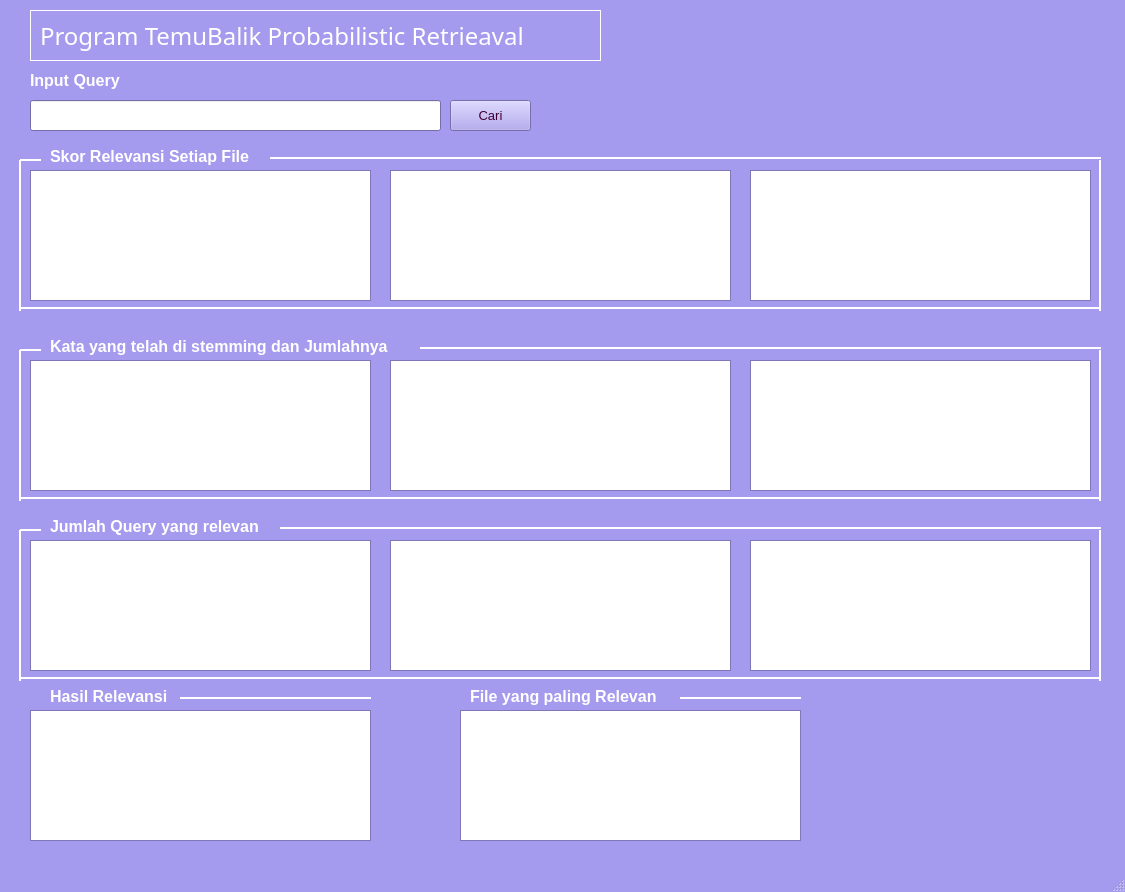
<?xml version="1.0" encoding="UTF-8"?>
<ui version="4.0">
 <class>MainWindow</class>
 <widget class="QMainWindow" name="MainWindow">
  <property name="geometry">
   <rect>
    <x>0</x>
    <y>0</y>
    <width>1125</width>
    <height>892</height>
   </rect>
  </property>
  <property name="palette">
   <palette>
    <active>
     <colorrole role="WindowText">
      <brush brushstyle="SolidPattern">
       <color alpha="255">
        <red>255</red>
        <green>255</green>
        <blue>255</blue>
       </color>
      </brush>
     </colorrole>
     <colorrole role="Button">
      <brush brushstyle="SolidPattern">
       <color alpha="255">
        <red>164</red>
        <green>154</green>
        <blue>238</blue>
       </color>
      </brush>
     </colorrole>
     <colorrole role="Light">
      <brush brushstyle="SolidPattern">
       <color alpha="255">
        <red>255</red>
        <green>255</green>
        <blue>255</blue>
       </color>
      </brush>
     </colorrole>
     <colorrole role="Midlight">
      <brush brushstyle="SolidPattern">
       <color alpha="255">
        <red>209</red>
        <green>204</green>
        <blue>246</blue>
       </color>
      </brush>
     </colorrole>
     <colorrole role="Dark">
      <brush brushstyle="SolidPattern">
       <color alpha="255">
        <red>82</red>
        <green>77</green>
        <blue>119</blue>
       </color>
      </brush>
     </colorrole>
     <colorrole role="Mid">
      <brush brushstyle="SolidPattern">
       <color alpha="255">
        <red>109</red>
        <green>103</green>
        <blue>159</blue>
       </color>
      </brush>
     </colorrole>
     <colorrole role="Text">
      <brush brushstyle="SolidPattern">
       <color alpha="255">
        <red>0</red>
        <green>0</green>
        <blue>0</blue>
       </color>
      </brush>
     </colorrole>
     <colorrole role="BrightText">
      <brush brushstyle="SolidPattern">
       <color alpha="255">
        <red>255</red>
        <green>255</green>
        <blue>255</blue>
       </color>
      </brush>
     </colorrole>
     <colorrole role="ButtonText">
      <brush brushstyle="SolidPattern">
       <color alpha="255">
        <red>67</red>
        <green>0</green>
        <blue>50</blue>
       </color>
      </brush>
     </colorrole>
     <colorrole role="Base">
      <brush brushstyle="SolidPattern">
       <color alpha="255">
        <red>255</red>
        <green>255</green>
        <blue>255</blue>
       </color>
      </brush>
     </colorrole>
     <colorrole role="Window">
      <brush brushstyle="SolidPattern">
       <color alpha="255">
        <red>164</red>
        <green>154</green>
        <blue>238</blue>
       </color>
      </brush>
     </colorrole>
     <colorrole role="Shadow">
      <brush brushstyle="SolidPattern">
       <color alpha="255">
        <red>0</red>
        <green>0</green>
        <blue>0</blue>
       </color>
      </brush>
     </colorrole>
     <colorrole role="AlternateBase">
      <brush brushstyle="SolidPattern">
       <color alpha="255">
        <red>209</red>
        <green>204</green>
        <blue>246</blue>
       </color>
      </brush>
     </colorrole>
     <colorrole role="ToolTipBase">
      <brush brushstyle="SolidPattern">
       <color alpha="255">
        <red>255</red>
        <green>255</green>
        <blue>220</blue>
       </color>
      </brush>
     </colorrole>
     <colorrole role="ToolTipText">
      <brush brushstyle="SolidPattern">
       <color alpha="255">
        <red>0</red>
        <green>0</green>
        <blue>0</blue>
       </color>
      </brush>
     </colorrole>
     <colorrole role="PlaceholderText">
      <brush brushstyle="SolidPattern">
       <color alpha="128">
        <red>0</red>
        <green>0</green>
        <blue>0</blue>
       </color>
      </brush>
     </colorrole>
    </active>
    <inactive>
     <colorrole role="WindowText">
      <brush brushstyle="SolidPattern">
       <color alpha="255">
        <red>255</red>
        <green>255</green>
        <blue>255</blue>
       </color>
      </brush>
     </colorrole>
     <colorrole role="Button">
      <brush brushstyle="SolidPattern">
       <color alpha="255">
        <red>164</red>
        <green>154</green>
        <blue>238</blue>
       </color>
      </brush>
     </colorrole>
     <colorrole role="Light">
      <brush brushstyle="SolidPattern">
       <color alpha="255">
        <red>255</red>
        <green>255</green>
        <blue>255</blue>
       </color>
      </brush>
     </colorrole>
     <colorrole role="Midlight">
      <brush brushstyle="SolidPattern">
       <color alpha="255">
        <red>209</red>
        <green>204</green>
        <blue>246</blue>
       </color>
      </brush>
     </colorrole>
     <colorrole role="Dark">
      <brush brushstyle="SolidPattern">
       <color alpha="255">
        <red>82</red>
        <green>77</green>
        <blue>119</blue>
       </color>
      </brush>
     </colorrole>
     <colorrole role="Mid">
      <brush brushstyle="SolidPattern">
       <color alpha="255">
        <red>109</red>
        <green>103</green>
        <blue>159</blue>
       </color>
      </brush>
     </colorrole>
     <colorrole role="Text">
      <brush brushstyle="SolidPattern">
       <color alpha="255">
        <red>0</red>
        <green>0</green>
        <blue>0</blue>
       </color>
      </brush>
     </colorrole>
     <colorrole role="BrightText">
      <brush brushstyle="SolidPattern">
       <color alpha="255">
        <red>255</red>
        <green>255</green>
        <blue>255</blue>
       </color>
      </brush>
     </colorrole>
     <colorrole role="ButtonText">
      <brush brushstyle="SolidPattern">
       <color alpha="255">
        <red>67</red>
        <green>0</green>
        <blue>50</blue>
       </color>
      </brush>
     </colorrole>
     <colorrole role="Base">
      <brush brushstyle="SolidPattern">
       <color alpha="255">
        <red>255</red>
        <green>255</green>
        <blue>255</blue>
       </color>
      </brush>
     </colorrole>
     <colorrole role="Window">
      <brush brushstyle="SolidPattern">
       <color alpha="255">
        <red>164</red>
        <green>154</green>
        <blue>238</blue>
       </color>
      </brush>
     </colorrole>
     <colorrole role="Shadow">
      <brush brushstyle="SolidPattern">
       <color alpha="255">
        <red>0</red>
        <green>0</green>
        <blue>0</blue>
       </color>
      </brush>
     </colorrole>
     <colorrole role="AlternateBase">
      <brush brushstyle="SolidPattern">
       <color alpha="255">
        <red>209</red>
        <green>204</green>
        <blue>246</blue>
       </color>
      </brush>
     </colorrole>
     <colorrole role="ToolTipBase">
      <brush brushstyle="SolidPattern">
       <color alpha="255">
        <red>255</red>
        <green>255</green>
        <blue>220</blue>
       </color>
      </brush>
     </colorrole>
     <colorrole role="ToolTipText">
      <brush brushstyle="SolidPattern">
       <color alpha="255">
        <red>0</red>
        <green>0</green>
        <blue>0</blue>
       </color>
      </brush>
     </colorrole>
     <colorrole role="PlaceholderText">
      <brush brushstyle="SolidPattern">
       <color alpha="128">
        <red>0</red>
        <green>0</green>
        <blue>0</blue>
       </color>
      </brush>
     </colorrole>
    </inactive>
    <disabled>
     <colorrole role="WindowText">
      <brush brushstyle="SolidPattern">
       <color alpha="255">
        <red>82</red>
        <green>77</green>
        <blue>119</blue>
       </color>
      </brush>
     </colorrole>
     <colorrole role="Button">
      <brush brushstyle="SolidPattern">
       <color alpha="255">
        <red>164</red>
        <green>154</green>
        <blue>238</blue>
       </color>
      </brush>
     </colorrole>
     <colorrole role="Light">
      <brush brushstyle="SolidPattern">
       <color alpha="255">
        <red>255</red>
        <green>255</green>
        <blue>255</blue>
       </color>
      </brush>
     </colorrole>
     <colorrole role="Midlight">
      <brush brushstyle="SolidPattern">
       <color alpha="255">
        <red>209</red>
        <green>204</green>
        <blue>246</blue>
       </color>
      </brush>
     </colorrole>
     <colorrole role="Dark">
      <brush brushstyle="SolidPattern">
       <color alpha="255">
        <red>82</red>
        <green>77</green>
        <blue>119</blue>
       </color>
      </brush>
     </colorrole>
     <colorrole role="Mid">
      <brush brushstyle="SolidPattern">
       <color alpha="255">
        <red>109</red>
        <green>103</green>
        <blue>159</blue>
       </color>
      </brush>
     </colorrole>
     <colorrole role="Text">
      <brush brushstyle="SolidPattern">
       <color alpha="255">
        <red>82</red>
        <green>77</green>
        <blue>119</blue>
       </color>
      </brush>
     </colorrole>
     <colorrole role="BrightText">
      <brush brushstyle="SolidPattern">
       <color alpha="255">
        <red>255</red>
        <green>255</green>
        <blue>255</blue>
       </color>
      </brush>
     </colorrole>
     <colorrole role="ButtonText">
      <brush brushstyle="SolidPattern">
       <color alpha="255">
        <red>82</red>
        <green>77</green>
        <blue>119</blue>
       </color>
      </brush>
     </colorrole>
     <colorrole role="Base">
      <brush brushstyle="SolidPattern">
       <color alpha="255">
        <red>164</red>
        <green>154</green>
        <blue>238</blue>
       </color>
      </brush>
     </colorrole>
     <colorrole role="Window">
      <brush brushstyle="SolidPattern">
       <color alpha="255">
        <red>164</red>
        <green>154</green>
        <blue>238</blue>
       </color>
      </brush>
     </colorrole>
     <colorrole role="Shadow">
      <brush brushstyle="SolidPattern">
       <color alpha="255">
        <red>0</red>
        <green>0</green>
        <blue>0</blue>
       </color>
      </brush>
     </colorrole>
     <colorrole role="AlternateBase">
      <brush brushstyle="SolidPattern">
       <color alpha="255">
        <red>164</red>
        <green>154</green>
        <blue>238</blue>
       </color>
      </brush>
     </colorrole>
     <colorrole role="ToolTipBase">
      <brush brushstyle="SolidPattern">
       <color alpha="255">
        <red>255</red>
        <green>255</green>
        <blue>220</blue>
       </color>
      </brush>
     </colorrole>
     <colorrole role="ToolTipText">
      <brush brushstyle="SolidPattern">
       <color alpha="255">
        <red>0</red>
        <green>0</green>
        <blue>0</blue>
       </color>
      </brush>
     </colorrole>
     <colorrole role="PlaceholderText">
      <brush brushstyle="SolidPattern">
       <color alpha="128">
        <red>0</red>
        <green>0</green>
        <blue>0</blue>
       </color>
      </brush>
     </colorrole>
    </disabled>
   </palette>
  </property>
  <property name="windowTitle">
   <string>MainWindow</string>
  </property>
  <widget class="QWidget" name="centralwidget">
   <widget class="QLineEdit" name="lineEdit">
    <property name="geometry">
     <rect>
      <x>30</x>
      <y>100</y>
      <width>411</width>
      <height>31</height>
     </rect>
    </property>
   </widget>
   <widget class="QPushButton" name="pushButton">
    <property name="geometry">
     <rect>
      <x>450</x>
      <y>100</y>
      <width>81</width>
      <height>31</height>
     </rect>
    </property>
    <property name="font">
     <font>
      <pointsize>10</pointsize>
     </font>
    </property>
    <property name="text">
     <string>Cari</string>
    </property>
   </widget>
   <widget class="QTextBrowser" name="textBrowser">
    <property name="geometry">
     <rect>
      <x>30</x>
      <y>170</y>
      <width>341</width>
      <height>131</height>
     </rect>
    </property>
   </widget>
   <widget class="QTextBrowser" name="textBrowser_2">
    <property name="geometry">
     <rect>
      <x>390</x>
      <y>170</y>
      <width>341</width>
      <height>131</height>
     </rect>
    </property>
   </widget>
   <widget class="QTextBrowser" name="textBrowser_3">
    <property name="geometry">
     <rect>
      <x>750</x>
      <y>170</y>
      <width>341</width>
      <height>131</height>
     </rect>
    </property>
   </widget>
   <widget class="QTextBrowser" name="textBrowser_4">
    <property name="geometry">
     <rect>
      <x>460</x>
      <y>710</y>
      <width>341</width>
      <height>131</height>
     </rect>
    </property>
   </widget>
   <widget class="QTextBrowser" name="textBrowser_5">
    <property name="geometry">
     <rect>
      <x>30</x>
      <y>360</y>
      <width>341</width>
      <height>131</height>
     </rect>
    </property>
   </widget>
   <widget class="QTextBrowser" name="textBrowser_6">
    <property name="geometry">
     <rect>
      <x>390</x>
      <y>360</y>
      <width>341</width>
      <height>131</height>
     </rect>
    </property>
   </widget>
   <widget class="QTextBrowser" name="textBrowser_7">
    <property name="geometry">
     <rect>
      <x>750</x>
      <y>360</y>
      <width>341</width>
      <height>131</height>
     </rect>
    </property>
   </widget>
   <widget class="QTextBrowser" name="textBrowser_8">
    <property name="geometry">
     <rect>
      <x>30</x>
      <y>540</y>
      <width>341</width>
      <height>131</height>
     </rect>
    </property>
   </widget>
   <widget class="QTextBrowser" name="textBrowser_9">
    <property name="geometry">
     <rect>
      <x>390</x>
      <y>540</y>
      <width>341</width>
      <height>131</height>
     </rect>
    </property>
   </widget>
   <widget class="QTextBrowser" name="textBrowser_10">
    <property name="geometry">
     <rect>
      <x>750</x>
      <y>540</y>
      <width>341</width>
      <height>131</height>
     </rect>
    </property>
   </widget>
   <widget class="QTextBrowser" name="textBrowser_11">
    <property name="geometry">
     <rect>
      <x>30</x>
      <y>710</y>
      <width>341</width>
      <height>131</height>
     </rect>
    </property>
   </widget>
   <widget class="QLabel" name="label">
    <property name="geometry">
     <rect>
      <x>30</x>
      <y>70</y>
      <width>101</width>
      <height>21</height>
     </rect>
    </property>
    <property name="font">
     <font>
      <pointsize>12</pointsize>
      <weight>75</weight>
      <bold>true</bold>
     </font>
    </property>
    <property name="text">
     <string>Input Query</string>
    </property>
   </widget>
   <widget class="QLabel" name="label_2">
    <property name="geometry">
     <rect>
      <x>50</x>
      <y>146</y>
      <width>231</width>
      <height>20</height>
     </rect>
    </property>
    <property name="font">
     <font>
      <pointsize>12</pointsize>
      <weight>75</weight>
      <bold>true</bold>
     </font>
    </property>
    <property name="text">
     <string>Skor Relevansi Setiap File</string>
    </property>
   </widget>
   <widget class="QLabel" name="label_3">
    <property name="geometry">
     <rect>
      <x>50</x>
      <y>336</y>
      <width>381</width>
      <height>20</height>
     </rect>
    </property>
    <property name="font">
     <font>
      <pointsize>12</pointsize>
      <weight>75</weight>
      <bold>true</bold>
     </font>
    </property>
    <property name="text">
     <string>Kata yang telah di stemming dan Jumlahnya </string>
    </property>
   </widget>
   <widget class="QLabel" name="label_4">
    <property name="geometry">
     <rect>
      <x>50</x>
      <y>516</y>
      <width>241</width>
      <height>20</height>
     </rect>
    </property>
    <property name="font">
     <font>
      <pointsize>12</pointsize>
      <weight>75</weight>
      <bold>true</bold>
     </font>
    </property>
    <property name="text">
     <string>Jumlah Query yang relevan</string>
    </property>
   </widget>
   <widget class="QLabel" name="label_5">
    <property name="geometry">
     <rect>
      <x>50</x>
      <y>686</y>
      <width>141</width>
      <height>20</height>
     </rect>
    </property>
    <property name="font">
     <font>
      <pointsize>12</pointsize>
      <weight>75</weight>
      <bold>true</bold>
     </font>
    </property>
    <property name="text">
     <string>Hasil Relevansi </string>
    </property>
   </widget>
   <widget class="QLabel" name="label_6">
    <property name="geometry">
     <rect>
      <x>470</x>
      <y>686</y>
      <width>211</width>
      <height>20</height>
     </rect>
    </property>
    <property name="font">
     <font>
      <pointsize>12</pointsize>
      <weight>75</weight>
      <bold>true</bold>
     </font>
    </property>
    <property name="text">
     <string>File yang paling Relevan</string>
    </property>
   </widget>
   <widget class="QLabel" name="label_7">
    <property name="geometry">
     <rect>
      <x>40</x>
      <y>20</y>
      <width>561</width>
      <height>31</height>
     </rect>
    </property>
    <property name="font">
     <font>
      <family>Keep Calm</family>
      <pointsize>18</pointsize>
      <weight>50</weight>
      <bold>false</bold>
     </font>
    </property>
    <property name="text">
     <string>Program TemuBalik Probabilistic Retrieaval</string>
    </property>
   </widget>
   <widget class="Line" name="line">
    <property name="geometry">
     <rect>
      <x>30</x>
      <y>50</y>
      <width>571</width>
      <height>21</height>
     </rect>
    </property>
    <property name="frameShadow">
     <enum>QFrame::Plain</enum>
    </property>
    <property name="orientation">
     <enum>Qt::Horizontal</enum>
    </property>
   </widget>
   <widget class="Line" name="line_2">
    <property name="geometry">
     <rect>
      <x>30</x>
      <y>0</y>
      <width>571</width>
      <height>21</height>
     </rect>
    </property>
    <property name="frameShadow">
     <enum>QFrame::Plain</enum>
    </property>
    <property name="orientation">
     <enum>Qt::Horizontal</enum>
    </property>
   </widget>
   <widget class="Line" name="line_3">
    <property name="geometry">
     <rect>
      <x>590</x>
      <y>10</y>
      <width>20</width>
      <height>51</height>
     </rect>
    </property>
    <property name="frameShadow">
     <enum>QFrame::Plain</enum>
    </property>
    <property name="orientation">
     <enum>Qt::Vertical</enum>
    </property>
   </widget>
   <widget class="Line" name="line_4">
    <property name="geometry">
     <rect>
      <x>20</x>
      <y>10</y>
      <width>20</width>
      <height>51</height>
     </rect>
    </property>
    <property name="frameShadow">
     <enum>QFrame::Plain</enum>
    </property>
    <property name="orientation">
     <enum>Qt::Vertical</enum>
    </property>
   </widget>
   <widget class="Line" name="line_5">
    <property name="geometry">
     <rect>
      <x>270</x>
      <y>150</y>
      <width>831</width>
      <height>16</height>
     </rect>
    </property>
    <property name="frameShadow">
     <enum>QFrame::Plain</enum>
    </property>
    <property name="lineWidth">
     <number>2</number>
    </property>
    <property name="orientation">
     <enum>Qt::Horizontal</enum>
    </property>
   </widget>
   <widget class="Line" name="line_6">
    <property name="geometry">
     <rect>
      <x>420</x>
      <y>340</y>
      <width>681</width>
      <height>16</height>
     </rect>
    </property>
    <property name="frameShadow">
     <enum>QFrame::Plain</enum>
    </property>
    <property name="lineWidth">
     <number>2</number>
    </property>
    <property name="orientation">
     <enum>Qt::Horizontal</enum>
    </property>
   </widget>
   <widget class="Line" name="line_7">
    <property name="geometry">
     <rect>
      <x>280</x>
      <y>520</y>
      <width>821</width>
      <height>16</height>
     </rect>
    </property>
    <property name="frameShadow">
     <enum>QFrame::Plain</enum>
    </property>
    <property name="lineWidth">
     <number>2</number>
    </property>
    <property name="orientation">
     <enum>Qt::Horizontal</enum>
    </property>
   </widget>
   <widget class="Line" name="line_8">
    <property name="geometry">
     <rect>
      <x>180</x>
      <y>690</y>
      <width>191</width>
      <height>16</height>
     </rect>
    </property>
    <property name="frameShadow">
     <enum>QFrame::Plain</enum>
    </property>
    <property name="lineWidth">
     <number>2</number>
    </property>
    <property name="orientation">
     <enum>Qt::Horizontal</enum>
    </property>
   </widget>
   <widget class="Line" name="line_9">
    <property name="geometry">
     <rect>
      <x>680</x>
      <y>690</y>
      <width>121</width>
      <height>16</height>
     </rect>
    </property>
    <property name="frameShadow">
     <enum>QFrame::Plain</enum>
    </property>
    <property name="lineWidth">
     <number>2</number>
    </property>
    <property name="orientation">
     <enum>Qt::Horizontal</enum>
    </property>
   </widget>
   <widget class="Line" name="line_10">
    <property name="geometry">
     <rect>
      <x>20</x>
      <y>300</y>
      <width>1081</width>
      <height>16</height>
     </rect>
    </property>
    <property name="frameShadow">
     <enum>QFrame::Plain</enum>
    </property>
    <property name="lineWidth">
     <number>2</number>
    </property>
    <property name="orientation">
     <enum>Qt::Horizontal</enum>
    </property>
   </widget>
   <widget class="Line" name="line_11">
    <property name="geometry">
     <rect>
      <x>20</x>
      <y>490</y>
      <width>1081</width>
      <height>16</height>
     </rect>
    </property>
    <property name="frameShadow">
     <enum>QFrame::Plain</enum>
    </property>
    <property name="lineWidth">
     <number>2</number>
    </property>
    <property name="orientation">
     <enum>Qt::Horizontal</enum>
    </property>
   </widget>
   <widget class="Line" name="line_12">
    <property name="geometry">
     <rect>
      <x>20</x>
      <y>670</y>
      <width>1081</width>
      <height>16</height>
     </rect>
    </property>
    <property name="frameShadow">
     <enum>QFrame::Plain</enum>
    </property>
    <property name="lineWidth">
     <number>2</number>
    </property>
    <property name="orientation">
     <enum>Qt::Horizontal</enum>
    </property>
   </widget>
   <widget class="Line" name="line_13">
    <property name="geometry">
     <rect>
      <x>1090</x>
      <y>160</y>
      <width>20</width>
      <height>151</height>
     </rect>
    </property>
    <property name="frameShadow">
     <enum>QFrame::Plain</enum>
    </property>
    <property name="lineWidth">
     <number>2</number>
    </property>
    <property name="orientation">
     <enum>Qt::Vertical</enum>
    </property>
   </widget>
   <widget class="Line" name="line_14">
    <property name="geometry">
     <rect>
      <x>1090</x>
      <y>350</y>
      <width>20</width>
      <height>151</height>
     </rect>
    </property>
    <property name="frameShadow">
     <enum>QFrame::Plain</enum>
    </property>
    <property name="lineWidth">
     <number>2</number>
    </property>
    <property name="orientation">
     <enum>Qt::Vertical</enum>
    </property>
   </widget>
   <widget class="Line" name="line_15">
    <property name="geometry">
     <rect>
      <x>1090</x>
      <y>530</y>
      <width>20</width>
      <height>151</height>
     </rect>
    </property>
    <property name="frameShadow">
     <enum>QFrame::Plain</enum>
    </property>
    <property name="lineWidth">
     <number>2</number>
    </property>
    <property name="orientation">
     <enum>Qt::Vertical</enum>
    </property>
   </widget>
   <widget class="Line" name="line_16">
    <property name="geometry">
     <rect>
      <x>10</x>
      <y>530</y>
      <width>20</width>
      <height>151</height>
     </rect>
    </property>
    <property name="frameShadow">
     <enum>QFrame::Plain</enum>
    </property>
    <property name="lineWidth">
     <number>2</number>
    </property>
    <property name="orientation">
     <enum>Qt::Vertical</enum>
    </property>
   </widget>
   <widget class="Line" name="line_17">
    <property name="geometry">
     <rect>
      <x>10</x>
      <y>350</y>
      <width>20</width>
      <height>151</height>
     </rect>
    </property>
    <property name="frameShadow">
     <enum>QFrame::Plain</enum>
    </property>
    <property name="lineWidth">
     <number>2</number>
    </property>
    <property name="orientation">
     <enum>Qt::Vertical</enum>
    </property>
   </widget>
   <widget class="Line" name="line_18">
    <property name="geometry">
     <rect>
      <x>10</x>
      <y>160</y>
      <width>20</width>
      <height>151</height>
     </rect>
    </property>
    <property name="frameShadow">
     <enum>QFrame::Plain</enum>
    </property>
    <property name="lineWidth">
     <number>2</number>
    </property>
    <property name="orientation">
     <enum>Qt::Vertical</enum>
    </property>
   </widget>
   <widget class="Line" name="line_19">
    <property name="geometry">
     <rect>
      <x>20</x>
      <y>150</y>
      <width>21</width>
      <height>20</height>
     </rect>
    </property>
    <property name="frameShadow">
     <enum>QFrame::Plain</enum>
    </property>
    <property name="lineWidth">
     <number>2</number>
    </property>
    <property name="orientation">
     <enum>Qt::Horizontal</enum>
    </property>
   </widget>
   <widget class="Line" name="line_20">
    <property name="geometry">
     <rect>
      <x>20</x>
      <y>340</y>
      <width>21</width>
      <height>20</height>
     </rect>
    </property>
    <property name="frameShadow">
     <enum>QFrame::Plain</enum>
    </property>
    <property name="lineWidth">
     <number>2</number>
    </property>
    <property name="orientation">
     <enum>Qt::Horizontal</enum>
    </property>
   </widget>
   <widget class="Line" name="line_21">
    <property name="geometry">
     <rect>
      <x>20</x>
      <y>520</y>
      <width>21</width>
      <height>20</height>
     </rect>
    </property>
    <property name="frameShadow">
     <enum>QFrame::Plain</enum>
    </property>
    <property name="lineWidth">
     <number>2</number>
    </property>
    <property name="orientation">
     <enum>Qt::Horizontal</enum>
    </property>
   </widget>
  </widget>
  <widget class="QMenuBar" name="menubar">
   <property name="geometry">
    <rect>
     <x>0</x>
     <y>0</y>
     <width>1125</width>
     <height>21</height>
    </rect>
   </property>
  </widget>
  <widget class="QStatusBar" name="statusbar"/>
 </widget>
 <resources/>
 <connections/>
</ui>
